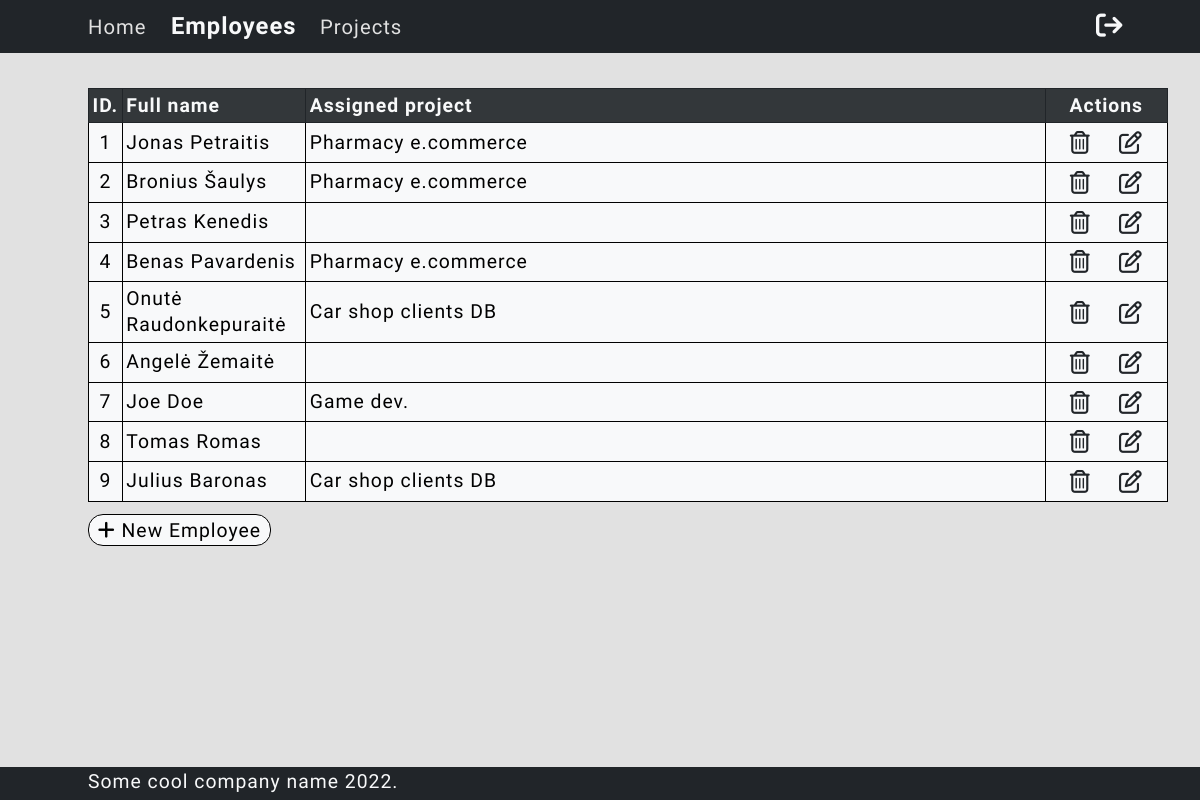
The page /?page=Employees (signed in) on the database its author committed.
### tables this page shows
CREATE TABLE `employees` (
  `id` int(20) NOT NULL AUTO_INCREMENT,
  `firstName` varchar(30) NOT NULL,
  `lastName` varchar(30) NOT NULL,
  `assignedProjectId` int(10) DEFAULT NULL,
  PRIMARY KEY (`id`),
  KEY `assignedProjectId` (`assignedProjectId`),
  CONSTRAINT `employees_ibfk_1` FOREIGN KEY (`assignedProjectId`) REFERENCES `projects` (`id`) ON DELETE SET NULL ON UPDATE CASCADE
);

CREATE TABLE `projects` (
  `id` int(11) NOT NULL AUTO_INCREMENT,
  `projectName` varchar(30) NOT NULL,
  PRIMARY KEY (`id`),
  UNIQUE KEY `projectName` (`projectName`)
);

### index.php (the view, shortened to what this page needs)
<?php
require_once './sql_connection.php';
require_once './error_messages.php';
?>
<!DOCTYPE html>
<html lang='en'>
<head>
</head>
<div id="mainContainer" <?php isset($_SESSION['logged_in']) && $_SESSION['logged_in'] == true
                          ? print("style = \"display: block\"")
                          : print("style = \"display: none\"") ?>>
  <header>
    <nav>
      <?php
      $pages = array("Home", "Employees", "Projects");
      foreach ($pages as $page) {
        if (isset($_GET['page']) && $_GET['page'] == $page) {
          print '<a href="?page=' . $page . '" class="active"> ' . $page . '</a>';
        } else {
          print '<a href="?page=' . $page . '"> ' . $page . '</a>';
        }
      }
      ?>
    </nav>
    <div>
      <form action="" method="POST">
        <button type="submit" name="logOut" title="Log out" class="logOutBtn">
          <i class="fa-solid fa-arrow-right-from-bracket"></i>
        </button>
      </form>
    </div>
  </header>
  <body>
    <?php
    if (isset($_GET['page']) && $_GET['page'] == 'Employees') {
      $sql = "SELECT employees.id, GROUP_CONCAT(CONCAT_WS(' ', employees.FirstName, employees.LastName) SEPARATOR ', ') AS 'Full name',
              projects.ProjectName AS 'Assigned project'
              FROM Employees
              LEFT JOIN projects ON employees.assignedProjectId = projects.id
              GROUP BY employees.id";
      $result = mysqli_query($conn, $sql);
    } else if (isset($_GET['page']) && $_GET['page'] == 'Projects') {
      $sql = "SELECT projects.id, projects.ProjectName, count(employees.FirstName) AS 'count',
              GROUP_CONCAT(CONCAT_WS(' ', employees.FirstName, employees.LastName) SEPARATOR ', ') AS 'Full name'
              FROM projects
              LEFT JOIN employees ON projects.id = employees.assignedProjectId
              WHERE projects.id != 0
              GROUP BY ProjectName
              ORDER BY id";
      $result = mysqli_query($conn, $sql);
    }
    if (isset($_GET['page']) && $_GET['page'] == 'Employees' && mysqli_num_rows($result) > 0) {
      print('<div class="tableDiv">');
      print('<table>');
      print('<thead>');
      print('<tr><th>ID.</th><th>Full name</th><th>Assigned project</th><th>Actions</th></tr>');
      print('</thead>');
      print('<tbody>');
      while ($row = mysqli_fetch_assoc($result)) {
        print('<tr>'
          . '<td>' . $row['id'] . '</td>'
          . '<td>' . $row['Full name'] . '</td>'
          . '<td>' . $row['Assigned project'] . '</td>'
          . '<td>' . '<a href="?page=Employees&action=delete&id=' . $row['id'] . '"><i class="fa-regular fa-trash-can" title="Delete employee"></i></a>'
          . '<a href="?page=Employees&action=updateEmployee&id='  . $row['id'] . '"><i class="fa-regular fa-pen-to-square" title="Update employee"></i></a></td>'
          . '</tr>');
      }
      print('</tbody>');
      print('</table>');
      print('<a href="?page=Employees&action=addEmployee"><button class="addItemBtn" title="Add new employee"><i class="fa-solid fa-plus"></i> New Employee</button></a>');
      print('</div>');
    } else if (isset($_GET['page']) && $_GET['page'] == 'Projects') {
      print('<div class="tableDiv">');
      print('<table>');
      print('<thead>');
      print('<tr><th>ID.</th><th>Project name</th><th>Assigned employees</th><th id="emplCount">Empl. count</th><th>Actions</th></tr>');
      print('</thead>');
      print('<tbody>');
      while ($row = mysqli_fetch_assoc($result)) {
        print('<tr>'
          . '<td>' . $row["id"] . '</td>'
          . '<td>' . $row["ProjectName"] . '</td>'
          . '<td>' . $row["Full name"] . '</td>'
          . '<td>' . $row["count"] . '</td>'
          . '<td><a href="?page=Projects&action=deleteProject&id='  . $row['id'] . '"><i class="fa-regular fa-trash-can" title="Delete project"></i></a>'
          . '<a href="?page=Projects&action=updateProject&id='  . $row['id'] . '"><i class="fa-regular fa-pen-to-square" title="Update project"></i></a></td>'
          . '</tr>');
      }
      print('</tbody>');
      print('</table>');
      print('<a href="?page=Projects&action=addProject"><button class="addItemBtn" title="Add new project"><i class="fa-solid fa-plus"></i> New Project</button></a>');
      print('<h4>' . $updateErr . '</h4>');
      print('</div>');
    } else {
      print('<div class="welcomeDiv">');
      print('<h3>Welcome back, ' . $_SESSION['username'] . '!</h3>');
      print('<p>Use navigation at the top of the page.</p>');
      print('<p>Have a productive day!</p>');
      print('</div>');
    }
    ?>
    <footer>
      <span>Some cool company name 2022.</span>
    </footer>
</div>
</body>
</html>

### rows shown on the page
employees: id "1", Full "Jonas Petraitis", assignedProjectId.projectName "Pharmacy e.commerce"
employees: id "2", Full "Bronius Šaulys", assignedProjectId.projectName "Pharmacy e.commerce"
employees: id "3", Full "Petras Kenedis"
employees: id "4", Full "Benas Pavardenis", assignedProjectId.projectName "Pharmacy e.commerce"
employees: id "5", Full "Onutė Raudonkepuraitė", assignedProjectId.projectName "Car shop clients DB"
employees: id "6", Full "Angelė Žemaitė"
employees: id "7", Full "Joe Doe", assignedProjectId.projectName "Game dev."
employees: id "8", Full "Tomas Romas"
employees: id "9", Full "Julius Baronas", assignedProjectId.projectName "Car shop clients DB"

### other values the page prints
$page "Home"
$page "Employees"
$page "Projects"
